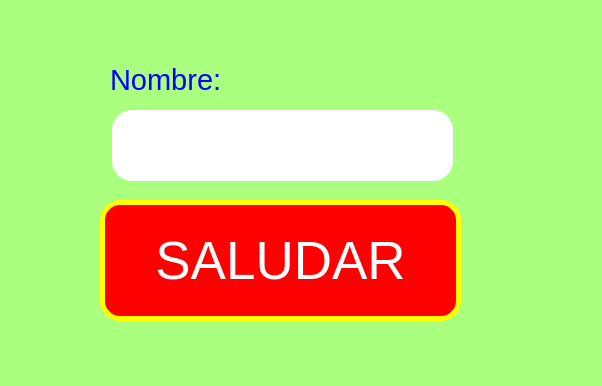
<?xml version="1.0" encoding="UTF-8"?>
<ui version="4.0">
 <class>MainWindow</class>
 <widget class="QMainWindow" name="MainWindow">
  <property name="geometry">
   <rect>
    <x>0</x>
    <y>0</y>
    <width>602</width>
    <height>386</height>
   </rect>
  </property>
  <property name="windowTitle">
   <string>MainWindow</string>
  </property>
  <property name="styleSheet">
   <string notr="true">background-color: rgb(170, 255, 127);</string>
  </property>
  <widget class="QWidget" name="centralwidget">
   <widget class="QPushButton" name="btn_saludar">
    <property name="geometry">
     <rect>
      <x>100</x>
      <y>200</y>
      <width>361</width>
      <height>121</height>
     </rect>
    </property>
    <property name="font">
     <font>
      <pointsize>40</pointsize>
     </font>
    </property>
    <property name="styleSheet">
     <string notr="true">background-color: rgb(255, 0, 0);
color: rgb(255, 255, 255);
border-radius:20px;
border: 5px solid yellow;</string>
    </property>
    <property name="text">
     <string>SALUDAR</string>
    </property>
   </widget>
   <widget class="QLineEdit" name="txt_nombre">
    <property name="geometry">
     <rect>
      <x>112</x>
      <y>110</y>
      <width>341</width>
      <height>71</height>
     </rect>
    </property>
    <property name="font">
     <font>
      <pointsize>20</pointsize>
     </font>
    </property>
    <property name="styleSheet">
     <string notr="true">border-radius:20px;
background-color: rgb(255, 255, 255);</string>
    </property>
   </widget>
   <widget class="QLabel" name="label">
    <property name="geometry">
     <rect>
      <x>110</x>
      <y>60</y>
      <width>131</width>
      <height>41</height>
     </rect>
    </property>
    <property name="styleSheet">
     <string notr="true">color: rgb(0, 0, 255);</string>
    </property>
    <property name="text">
     <string>&lt;html&gt;&lt;head/&gt;&lt;body&gt;&lt;p&gt;&lt;span style=&quot; font-size:22pt;&quot;&gt;Nombre:&lt;/span&gt;&lt;/p&gt;&lt;/body&gt;&lt;/html&gt;</string>
    </property>
   </widget>
  </widget>
  <widget class="QMenuBar" name="menubar">
   <property name="geometry">
    <rect>
     <x>0</x>
     <y>0</y>
     <width>602</width>
     <height>21</height>
    </rect>
   </property>
  </widget>
  <widget class="QStatusBar" name="statusbar"/>
 </widget>
 <resources/>
 <connections/>
</ui>
